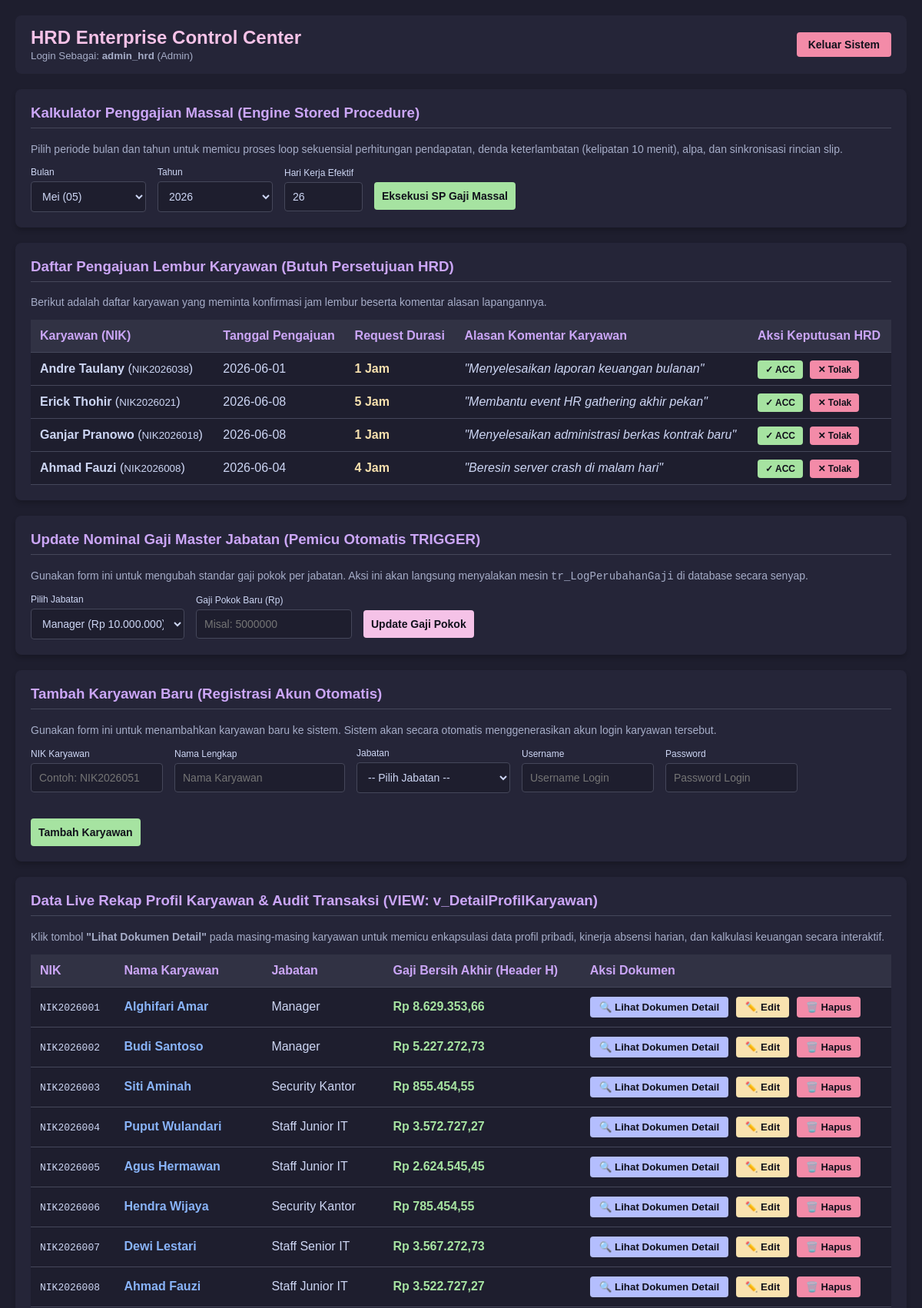
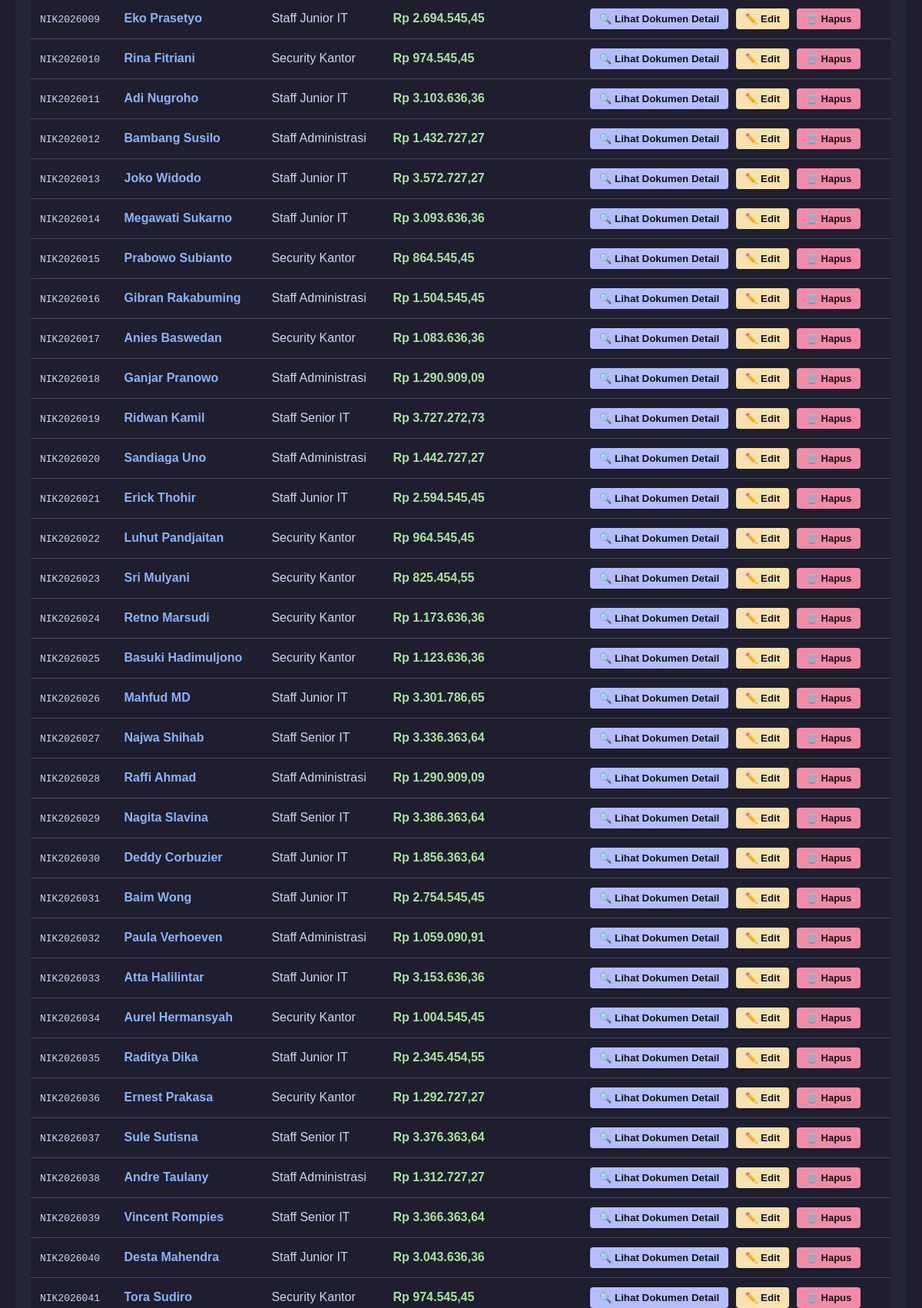
Screenshot of /dashboard-hrd.php (signed in, upper part) with the database file from the repository (2 pictures, top to bottom).
### tables this page shows
CREATE TABLE `pengajuan_lembur` (
  `id_lembur` int NOT NULL,
  `id_karyawan` int DEFAULT NULL,
  `tanggal_lembur` date NOT NULL,
  `durasi_jam` int NOT NULL,
  `keterangan` varchar(255) NOT NULL,
  `status_approval` varchar(20) DEFAULT 'Pending'
);

CREATE TABLE `master_karyawan` (
  `id_karyawan` int NOT NULL,
  `nik` varchar(20) NOT NULL,
  `nama_karyawan` varchar(100) NOT NULL,
  `id_jabatan` int NOT NULL,
  `status_aktif` tinyint(1) NOT NULL DEFAULT '1',
  `tanggal_masuk` date NOT NULL
);

CREATE TABLE `master_user` (
  `id_user` int NOT NULL,
  `username` varchar(50) NOT NULL,
  `password_hash` varchar(255) NOT NULL,
  `role` varchar(20) NOT NULL,
  `id_karyawan` int DEFAULT NULL
);

### dashboard-hrd.php (the view, shortened to what this page needs)
<?php
include "config/database.php";
$query_karyawan = "SELECT v.*, k.id_jabatan, u.username FROM v_DetailProfilKaryawan v
                   INNER JOIN master_karyawan k ON v.ID_Karyawan = k.id_karyawan
                   LEFT JOIN master_user u ON k.id_karyawan = u.id_karyawan";
$eksekusi_karyawan = mysqli_query($koneksi, $query_karyawan);
$query_request_lembur = "SELECT l.*, k.nama_karyawan, k.nik FROM pengajuan_lembur l
                         INNER JOIN master_karyawan k ON l.id_karyawan = k.id_karyawan
                         WHERE l.status_approval = 'Pending' ORDER BY l.id_lembur DESC";
$eksekusi_req_lembur = mysqli_query($koneksi, $query_request_lembur);
$query_jabatan_list = "SELECT id_jabatan, nama_jabatan, gaji_pokok FROM master_jabatan";
$eksekusi_jabatan_list = mysqli_query($koneksi, $query_jabatan_list);
$array_jabatan = array();
while ($row_jab = mysqli_fetch_assoc($eksekusi_jabatan_list)) {
    $array_jabatan[] = $row_jab;
}
$bulan_default = 5;
$tahun_default = 2026;
$hari_kerja_default = 26;
?>
<!DOCTYPE html>
<html lang="id">
<head>
</head>
<body>
<div class="kontainer">
    <div class="header">
        <div>
            <h1>HRD Enterprise Control Center</h1>
            <small style="color: #a6adc8;">Login Sebagai: <strong><?php echo $_SESSION['username']; ?></strong> (Admin)</small>
        </div>
        <a href="auth/proses_logout.php" class="tombol-keluar">Keluar Sistem</a>
    </div>
    <div class="kartu">
        <h3>Kalkulator Penggajian Massal (Engine Stored Procedure)</h3>
        <p style="color: #a6adc8; font-size: 14px; margin: 0;">Pilih periode bulan dan tahun untuk memicu proses loop sekuensial perhitungan pendapatan, denda keterlambatan (kelipatan 10 menit), alpa, dan sinkronisasi rincian slip.</p>
        <form action="hrd/proses_gaji_massal.php" method="POST" class="form-gaji">
            <div>
                <label style="display:block; font-size:12px; margin-bottom:5px;">Bulan</label>
                <select name="input_bulan" required>
                    <option value="5" <?php if ($bulan_default == 5) { echo 'selected'; } ?>>Mei (05)</option>
                </select>
            </div>
            <div>
                <label style="display:block; font-size:12px; margin-bottom:5px;">Tahun</label>
                <select name="input_tahun" required>
                    <option value="2026" <?php if ($tahun_default == 2026) { echo 'selected'; } ?>>2026</option>
                </select>
            </div>
            <div>
                <label style="display:block; font-size:12px; margin-bottom:5px;">Hari Kerja Efektif</label>
                <input type="number" name="input_hari_kerja" value="<?php echo $hari_kerja_default; ?>" min="1" max="31" required style="padding: 10px; border-radius: 4px; border: 1px solid #45475a; background-color: #1e1e2e; color: #cdd6f4; font-size: 14px; width: 80px;">
            </div>
            <div style="margin-top: 18px;">
                <button type="submit" class="btn-proses">Eksekusi SP Gaji Massal</button>
            </div>
        </form>
    </div>
    <div class="kartu">
        <h3>Daftar Pengajuan Lembur Karyawan (Butuh Persetujuan HRD)</h3>
        <p style="color: #a6adc8; font-size: 14px;">Berikut adalah daftar karyawan yang meminta konfirmasi jam lembur beserta komentar alasan lapangannya.</p>
        <table>
            <thead>
                <tr>
                    <th>Karyawan (NIK)</th>
                    <th>Tanggal Pengajuan</th>
                    <th>Request Durasi</th>
                    <th>Alasan Komentar Karyawan</th>
                    <th>Aksi Keputusan HRD</th>
                </tr>
            </thead>
            <tbody>
                <?php if(mysqli_num_rows($eksekusi_req_lembur) > 0): ?>
                    <?php while($req = mysqli_fetch_assoc($eksekusi_req_lembur)): ?>
                        <tr>
                            <td><strong><?php echo $req['nama_karyawan']; ?></strong> (<small><?php echo $req['nik']; ?></small>)</td>
                            <td><?php echo $req['tanggal_lembur']; ?></td>
                            <td style="color: #f9e2af; font-weight:bold;"><?php echo $req['durasi_jam']; ?> Jam</td>
                            <td><em>"<?php echo $req['keterangan']; ?>"</em></td>
                            <td>
                                <a href="hrd/proses_approval_lembur.php?id=<?php echo $req['id_lembur']; ?>&status=Approved" style="background-color: #a6e3a1; color: #11111b; padding: 5px 10px; border-radius:4px; text-decoration:none; font-weight:bold; font-size:12px; margin-right:5px;">✓ ACC</a>
                                <a href="hrd/proses_approval_lembur.php?id=<?php echo $req['id_lembur']; ?>&status=Rejected" style="background-color: #f38ba8; color: #11111b; padding: 5px 10px; border-radius:4px; text-decoration:none; font-weight:bold; font-size:12px;">✕ Tolak</a>
                            </td>
                        </tr>
                    <?php endwhile; ?>
                <?php else: ?>
                    <tr>
                        <td colspan="5" style="text-align: center; color: #a6adc8;">Tidak ada pengajuan lembur yang pending saat ini.</td>
                    </tr>
                <?php endif; ?>
            </tbody>
        </table>
    </div>
    <div class="kartu">
        <h3>Update Nominal Gaji Master Jabatan (Pemicu Otomatis TRIGGER)</h3>
        <p style="color: #a6adc8; font-size: 14px; margin: 0;">Gunakan form ini untuk mengubah standar gaji pokok per jabatan. Aksi ini akan langsung menyalakan mesin <code>tr_LogPerubahanGaji</code> di database secara senyap.</p>
        <form action="hrd/proses_update_gaji.php" method="POST" class="form-gaji">
            <div>
                <label style="display:block; font-size:12px; margin-bottom:5px;">Pilih Jabatan</label>
                <select name="input_id_jabatan" style="width: 200px;" required>
                    <?php foreach ($array_jabatan as $jab): ?>
                        <option value="<?php echo $jab['id_jabatan']; ?>">
                            <?php echo $jab['nama_jabatan']; ?> (Rp <?php echo number_format($jab['gaji_pokok'], 0, ',', '.'); ?>)
                        </option>
                    <?php endforeach; ?>
                </select>
            </div>
            <div>
                <label style="display:block; font-size:12px; margin-bottom:5px;">Gaji Pokok Baru (Rp)</label>
                <input type="number" name="input_gaji_baru" min="1000" required placeholder="Misal: 5000000" style="padding: 10px; border-radius: 4px; border: 1px solid #45475a; background-color: #1e1e2e; color: #cdd6f4; font-size: 14px;">
            </div>
            <div style="margin-top: 18px;">
                <button type="submit" class="btn-proses" style="background-color: #f5c2e7;">Update Gaji Pokok</button>
            </div>
        </form>
    </div>
    <div class="kartu">
        <h3>Tambah Karyawan Baru (Registrasi Akun Otomatis)</h3>
        <p style="color: #a6adc8; font-size: 14px; margin: 0;">Gunakan form ini untuk menambahkan karyawan baru ke sistem. Sistem akan secara otomatis menggenerasikan akun login karyawan tersebut.</p>
        <form action="hrd/proses_karyawan.php" method="POST" class="form-gaji" style="flex-wrap: wrap;">
            <div>
                <label style="display:block; font-size:12px; margin-bottom:5px;">NIK Karyawan</label>
                <input type="text" name="input_nik" required placeholder="Contoh: NIK2026051" style="padding: 10px; border-radius: 4px; border: 1px solid #45475a; background-color: #1e1e2e; color: #cdd6f4; font-size: 14px; width: 150px;">
            </div>
            <div>
                <label style="display:block; font-size:12px; margin-bottom:5px;">Nama Lengkap</label>
                <input type="text" name="input_nama" required placeholder="Nama Karyawan" style="padding: 10px; border-radius: 4px; border: 1px solid #45475a; background-color: #1e1e2e; color: #cdd6f4; font-size: 14px; width: 200px;">
            </div>
            <div>
                <label style="display:block; font-size:12px; margin-bottom:5px;">Jabatan</label>
                <select name="input_id_jabatan" style="width: 200px;" required>
                    <option value="">-- Pilih Jabatan --</option>
                </select>
            </div>
            <div>
                <label style="display:block; font-size:12px; margin-bottom:5px;">Username</label>
                <input type="text" name="input_username" required placeholder="Username Login" style="padding: 10px; border-radius: 4px; border: 1px solid #45475a; background-color: #1e1e2e; color: #cdd6f4; font-size: 14px; width: 150px;">
            </div>
            <div>
                <label style="display:block; font-size:12px; margin-bottom:5px;">Password</label>
                <input type="password" name="input_password" required placeholder="Password Login" style="padding: 10px; border-radius: 4px; border: 1px solid #45475a; background-color: #1e1e2e; color: #cdd6f4; font-size: 14px; width: 150px;">
            </div>
            <div style="margin-top: 18px;">
                <button type="submit" class="btn-proses" style="background-color: #a6e3a1;">Tambah Karyawan</button>
            </div>
        </form>
    </div>
    <div class="kartu">
        <h3>Data Live Rekap Profil Karyawan & Audit Transaksi (VIEW: v_DetailProfilKaryawan)</h3>
        <p style="color: #a6adc8; font-size: 14px;">Klik tombol <strong>"Lihat Dokumen Detail"</strong> pada masing-masing karyawan untuk memicu enkapsulasi data profil pribadi, kinerja absensi harian, dan kalkulasi keuangan secara interaktif.</p>
        <table>
            <thead>
                <tr>
                    <th>NIK</th>
                    <th>Nama Karyawan</th>
                    <th>Jabatan</th>
                    <th>Gaji Bersih Akhir (Header H)</th>
                    <th>Aksi Dokumen</th>
                </tr>
            </thead>
            <tbody>
                <?php if(mysqli_num_rows($eksekusi_karyawan) > 0): ?>
                    <?php while($karyawan = mysqli_fetch_assoc($eksekusi_karyawan)): ?>
                        <tr>
                            <td><code><?php echo $karyawan['NIK']; ?></code></td>
                            <td style="color: #89b4fa; font-weight: bold;"><?php echo $karyawan['Nama_Karyawan']; ?></td>
                            <td><?php echo $karyawan['Jabatan']; ?></td>
                            <td style="color: #a6e3a1; font-weight: bold;">Rp <?php echo number_format($karyawan['Gaji_Terakhir_Diterima'], 2, ',', '.'); ?></td>
                            <td>
                                <button type="button" class="btn-detail-js"
                                        style="background-color: #b4befe; color: #11111b; border:none; padding: 6px 12px; border-radius:4px; font-weight:bold; cursor:pointer;"
                                        data-nik="<?php echo $karyawan['NIK']; ?>"
                                        data-nama="<?php echo $karyawan['Nama_Karyawan']; ?>"
                                        data-jabatan="<?php echo $karyawan['Jabatan']; ?>"
                                        data-gapok="<?php echo number_format($karyawan['Gaji_Pokok'], 2, ',', '.'); ?>"
                                        data-tunjangan="<?php echo number_format($karyawan['Tunjangan'], 2, ',', '.'); ?>"
                                        data-masuk="<?php echo $karyawan['Total_Masuk_Bulan_Ini']; ?>"
                                        data-alpa="<?php echo $karyawan['Total_Alpa_Bulan_Ini']; ?>"
                                        data-menit-telat="<?php echo $karyawan['Total_Menit_Terlambat']; ?>"
                                        data-frekuensi-telat="<?php echo $karyawan['Frekuensi_Kelipatan_Terlambat']; ?>"
                                        data-potongan-denda="<?php echo number_format($karyawan['Total_Potongan_Denda'], 2, ',', '.'); ?>"
                                        data-lembur="<?php echo $karyawan['Total_Jam_Lembur']; ?>"
                                        data-tgl-masuk="<?php echo $karyawan['Tanggal_Masuk']; ?>"
                                        data-status="<?php echo $karyawan['Status_Aktif'] ? 'Aktif Bekerja' : 'Non-Aktif'; ?>"
                                        data-gaji-Social-clean="<?php echo number_format($karyawan['Gaji_Terakhir_Diterima'], 2, ',', '.'); ?>">
                                    🔍 Lihat Dokumen Detail
                                </button>
                                <button type="button" class="btn-edit-js"
                                        style="background-color: #f9e2af; color: #11111b; border:none; padding: 6px 12px; border-radius:4px; font-weight:bold; cursor:pointer; margin-left: 5px;"
                                        data-id-karyawan="<?php echo $karyawan['ID_Karyawan']; ?>"
                                        data-nik="<?php echo $karyawan['NIK']; ?>"
                                        data-nama="<?php echo $karyawan['Nama_Karyawan']; ?>"
                                        data-id-jabatan="<?php echo $karyawan['id_jabatan']; ?>"
                                        data-status-aktif="<?php echo $karyawan['Status_Aktif']; ?>"
                                        data-username="<?php echo htmlspecialchars($karyawan['username'] . ""); ?>">
                                    ✏️ Edit
                                </button>
                                <a href="hrd/proses_hapus_karyawan.php?id=<?php echo $karyawan['ID_Karyawan']; ?>"
                                   style="background-color: #f38ba8; color: #11111b; text-decoration: none; padding: 6px 12px; border-radius:4px; font-weight:bold; font-size: 13px; cursor:pointer; margin-left: 5px; display: inline-block;"
                                   onclick="return confirm('Apakah Anda yakin ingin menghapus/menonaktifkan karyawan <?php echo htmlspecialchars($karyawan['Nama_Karyawan']); ?>?');">
                                    🗑️ Hapus
                                </a>
                            </td>
                        </tr>
                    <?php endwhile; ?>
                <?php endif; ?>
            </tbody>
        </table>
    </div>
</div>
</body>
</html>

### dashboard-hrd.php (style rules this page uses)
body { background-color: #1e1e2e; color: #cdd6f4; font-family: Arial, sans-serif; margin: 0; padding: 20px; }
.kontainer { max-width: 1200px; margin: 0 auto; }
.header { display: flex; justify-content: space-between; align-items: center; background-color: #252538; padding: 15px 20px; border-radius: 8px; margin-bottom: 20px; }
.header h1 { margin: 0; color: #f5c2e7; font-size: 24px; }
.tombol-keluar { background-color: #f38ba8; color: #11111b; padding: 8px 15px; border-radius: 4px; text-decoration: none; font-weight: bold; font-size: 14px; }
.kartu { background-color: #252538; padding: 20px; border-radius: 8px; box-shadow: 0 4px 6px rgba(0,0,0,0.2); margin-bottom: 20px; }
.kartu h3 { margin-top: 0; color: #cba6f7; border-bottom: 1px solid #45475a; padding-bottom: 8px; }
.form-gaji { display: flex; gap: 15px; align-items: center; margin-top: 15px; }
select, button.btn-proses { padding: 10px; border-radius: 4px; border: 1px solid #45475a; font-size: 14px; }
select { background-color: #1e1e2e; color: #cdd6f4; width: 150px; }
button.btn-proses { background-color: #a6e3a1; color: #11111b; font-weight: bold; cursor: pointer; border: none; }
table { width: 100%; border-collapse: collapse; margin-top: 15px; background-color: #1e1e2e; }
th, td { padding: 12px; text-align: left; border-bottom: 1px solid #45475a; }
th { background-color: #313244; color: #cba6f7; }

### rows the page displays
pengajuan_lembur: id_karyawan.nama_karyawan "Andre Taulany", id_karyawan.nik "NIK2026038", tanggal_lembur "2026-06-01", durasi_jam "1", keterangan "Menyelesaikan laporan keuangan bulanan"
pengajuan_lembur: id_karyawan.nama_karyawan "Erick Thohir", id_karyawan.nik "NIK2026021", tanggal_lembur "2026-06-08", durasi_jam "5", keterangan "Membantu event HR gathering akhir pekan"
pengajuan_lembur: id_karyawan.nama_karyawan "Ganjar Pranowo", id_karyawan.nik "NIK2026018", tanggal_lembur "2026-06-08", durasi_jam "1", keterangan "Menyelesaikan administrasi berkas kontrak baru"
pengajuan_lembur: id_karyawan.nama_karyawan "Ahmad Fauzi", id_karyawan.nik "NIK2026008", tanggal_lembur "2026-06-04", durasi_jam "4", keterangan "Beresin server crash di malam hari"
master_user: NIK "NIK2026001", Nama_Karyawan "Alghifari Amar", Jabatan "Manager", Gaji_Terakhir_Diterima "8.629.353,66"
master_user: NIK "NIK2026002", Nama_Karyawan "Budi Santoso", Jabatan "Manager", Gaji_Terakhir_Diterima "5.227.272,73"
master_user: NIK "NIK2026003", Nama_Karyawan "Siti Aminah", Jabatan "Security Kantor", Gaji_Terakhir_Diterima "855.454,55"
master_user: NIK "NIK2026004", Nama_Karyawan "Puput Wulandari", Jabatan "Staff Junior IT", Gaji_Terakhir_Diterima "3.572.727,27"
master_user: NIK "NIK2026005", Nama_Karyawan "Agus Hermawan", Jabatan "Staff Junior IT", Gaji_Terakhir_Diterima "2.624.545,45"
master_user: NIK "NIK2026006", Nama_Karyawan "Hendra Wijaya", Jabatan "Security Kantor", Gaji_Terakhir_Diterima "785.454,55"
master_user: NIK "NIK2026007", Nama_Karyawan "Dewi Lestari", Jabatan "Staff Senior IT", Gaji_Terakhir_Diterima "3.567.272,73"
master_user: NIK "NIK2026008", Nama_Karyawan "Ahmad Fauzi", Jabatan "Staff Junior IT", Gaji_Terakhir_Diterima "3.522.727,27"
master_user: NIK "NIK2026009", Nama_Karyawan "Eko Prasetyo", Jabatan "Staff Junior IT", Gaji_Terakhir_Diterima "2.694.545,45"
master_user: NIK "NIK2026010", Nama_Karyawan "Rina Fitriani", Jabatan "Security Kantor", Gaji_Terakhir_Diterima "974.545,45"
master_user: NIK "NIK2026011", Nama_Karyawan "Adi Nugroho", Jabatan "Staff Junior IT", Gaji_Terakhir_Diterima "3.103.636,36"
master_user: NIK "NIK2026012", Nama_Karyawan "Bambang Susilo", Jabatan "Staff Administrasi", Gaji_Terakhir_Diterima "1.432.727,27"
master_user: NIK "NIK2026013", Nama_Karyawan "Joko Widodo", Jabatan "Staff Junior IT", Gaji_Terakhir_Diterima "3.572.727,27"
master_user: NIK "NIK2026014", Nama_Karyawan "Megawati Sukarno", Jabatan "Staff Junior IT", Gaji_Terakhir_Diterima "3.093.636,36"
master_user: NIK "NIK2026015", Nama_Karyawan "Prabowo Subianto", Jabatan "Security Kantor", Gaji_Terakhir_Diterima "864.545,45"
master_user: NIK "NIK2026016", Nama_Karyawan "Gibran Rakabuming", Jabatan "Staff Administrasi", Gaji_Terakhir_Diterima "1.504.545,45"
master_user: NIK "NIK2026017", Nama_Karyawan "Anies Baswedan", Jabatan "Security Kantor", Gaji_Terakhir_Diterima "1.083.636,36"
master_user: NIK "NIK2026018", Nama_Karyawan "Ganjar Pranowo", Jabatan "Staff Administrasi", Gaji_Terakhir_Diterima "1.290.909,09"
master_user: NIK "NIK2026019", Nama_Karyawan "Ridwan Kamil", Jabatan "Staff Senior IT", Gaji_Terakhir_Diterima "3.727.272,73"
master_user: NIK "NIK2026020", Nama_Karyawan "Sandiaga Uno", Jabatan "Staff Administrasi", Gaji_Terakhir_Diterima "1.442.727,27"
master_user: NIK "NIK2026021", Nama_Karyawan "Erick Thohir", Jabatan "Staff Junior IT", Gaji_Terakhir_Diterima "2.594.545,45"
master_user: NIK "NIK2026022", Nama_Karyawan "Luhut Pandjaitan", Jabatan "Security Kantor", Gaji_Terakhir_Diterima "964.545,45"
master_user: NIK "NIK2026023", Nama_Karyawan "Sri Mulyani", Jabatan "Security Kantor", Gaji_Terakhir_Diterima "825.454,55"
master_user: NIK "NIK2026024", Nama_Karyawan "Retno Marsudi", Jabatan "Security Kantor", Gaji_Terakhir_Diterima "1.173.636,36"
master_user: NIK "NIK2026025", Nama_Karyawan "Basuki Hadimuljono", Jabatan "Security Kantor", Gaji_Terakhir_Diterima "1.123.636,36"
master_user: NIK "NIK2026026", Nama_Karyawan "Mahfud MD", Jabatan "Staff Junior IT", Gaji_Terakhir_Diterima "3.301.786,65"
master_user: NIK "NIK2026027", Nama_Karyawan "Najwa Shihab", Jabatan "Staff Senior IT", Gaji_Terakhir_Diterima "3.336.363,64"
master_user: NIK "NIK2026028", Nama_Karyawan "Raffi Ahmad", Jabatan "Staff Administrasi", Gaji_Terakhir_Diterima "1.290.909,09"
master_user: NIK "NIK2026029", Nama_Karyawan "Nagita Slavina", Jabatan "Staff Senior IT", Gaji_Terakhir_Diterima "3.386.363,64"
master_user: NIK "NIK2026030", Nama_Karyawan "Deddy Corbuzier", Jabatan "Staff Junior IT", Gaji_Terakhir_Diterima "1.856.363,64"
master_user: NIK "NIK2026031", Nama_Karyawan "Baim Wong", Jabatan "Staff Junior IT", Gaji_Terakhir_Diterima "2.754.545,45"
master_user: NIK "NIK2026032", Nama_Karyawan "Paula Verhoeven", Jabatan "Staff Administrasi", Gaji_Terakhir_Diterima "1.059.090,91"
master_user: NIK "NIK2026033", Nama_Karyawan "Atta Halilintar", Jabatan "Staff Junior IT", Gaji_Terakhir_Diterima "3.153.636,36"
master_user: NIK "NIK2026034", Nama_Karyawan "Aurel Hermansyah", Jabatan "Security Kantor", Gaji_Terakhir_Diterima "1.004.545,45"
master_user: NIK "NIK2026035", Nama_Karyawan "Raditya Dika", Jabatan "Staff Junior IT", Gaji_Terakhir_Diterima "2.345.454,55"
master_user: NIK "NIK2026036", Nama_Karyawan "Ernest Prakasa", Jabatan "Security Kantor", Gaji_Terakhir_Diterima "1.292.727,27"
master_user: NIK "NIK2026037", Nama_Karyawan "Sule Sutisna", Jabatan "Staff Senior IT", Gaji_Terakhir_Diterima "3.376.363,64"
master_user: NIK "NIK2026038", Nama_Karyawan "Andre Taulany", Jabatan "Staff Administrasi", Gaji_Terakhir_Diterima "1.312.727,27"
master_user: NIK "NIK2026039", Nama_Karyawan "Vincent Rompies", Jabatan "Staff Senior IT", Gaji_Terakhir_Diterima "3.366.363,64"
master_user: NIK "NIK2026040", Nama_Karyawan "Desta Mahendra", Jabatan "Staff Junior IT", Gaji_Terakhir_Diterima "3.043.636,36"
master_user: NIK "NIK2026041", Nama_Karyawan "Tora Sudiro", Jabatan "Security Kantor", Gaji_Terakhir_Diterima "974.545,45"

### other values shown
$_SESSION['username'] "admin_hrd"
form field input_id_jabatan "Manager (Rp 10.000.000)"
